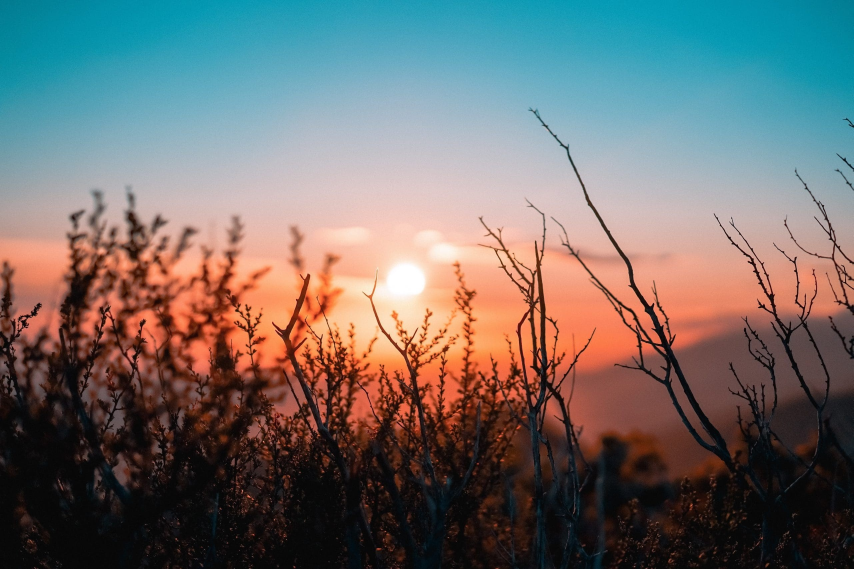
#> input picture Phase2(basic image drawing techniques)/original_image.jpg, 2560 x 1707 px (shown at 1/3 size)
$ python image_rotation.py
#> lines starting #> are read from the running program, lines starting #| are printed output that depends on the picture
import cv2

image = cv2.imread("original_image.jpg")
#> image is the input picture: shape (1707, 2560, 3); mean B, G, R 107.6, 109.7, 112

if image is not None :
    resize = cv2.resize(image , (800 ,600))
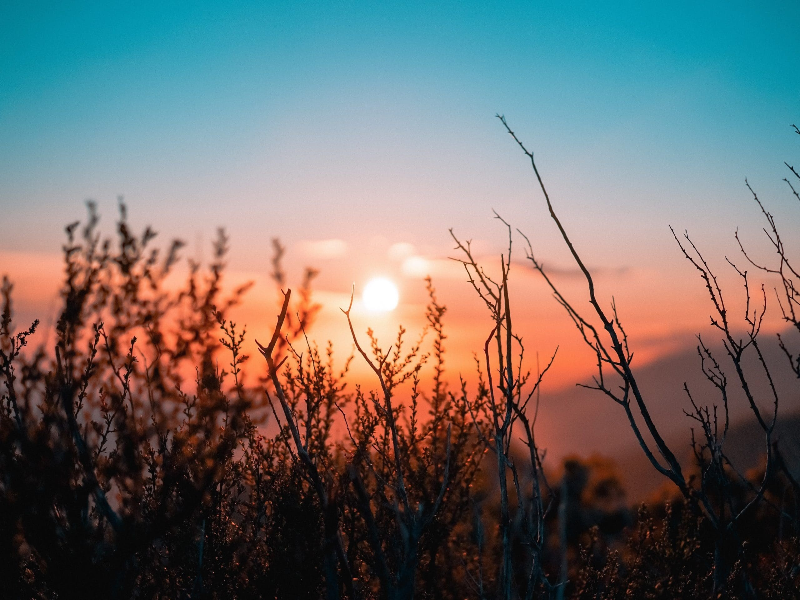
#> resize: shape (600, 800, 3); mean B, G, R 107.5, 109.6, 111.9

    (h , w) = resize.shape[ : 2]
#> h = 600; w = 800
    centre = (w//2 , h//2)
#> centre = (400, 300)

    M = cv2.getRotationMatrix2D(centre , 90 , 0.5)
    rotated = cv2.warpAffine(resize , M , (w , h))
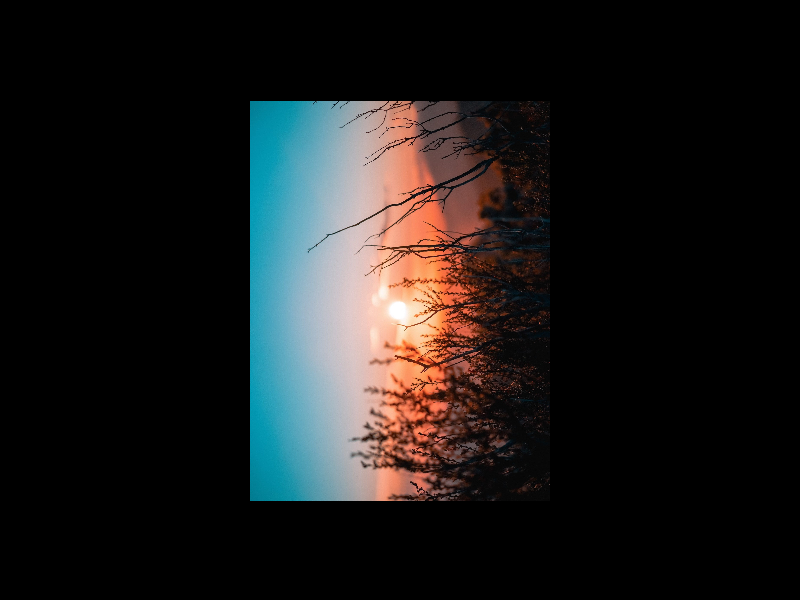
#> rotated: shape (600, 800, 3); mean B, G, R 26.9, 27.4, 28

    # resize_rotated = cv2.resize(rotated , (800 ,800))

    cv2.imshow("resized image" , resize)
    cv2.imshow("resize_rotated image" , rotated)
    # cv2.imshow("resize_rotated image" , resize_rotated)
    cv2.waitKey(0)
    cv2.destroyAllWindows()
